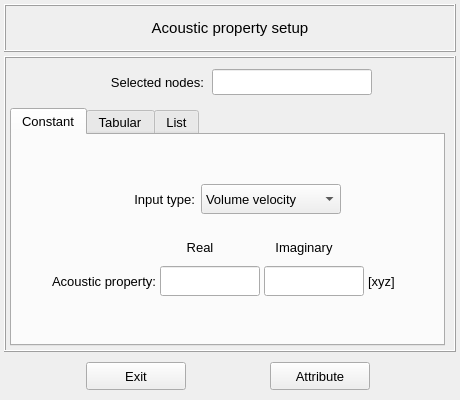
<?xml version="1.0" encoding="UTF-8"?>
<ui version="4.0">
 <class>Dialog</class>
 <widget class="QDialog" name="Dialog">
  <property name="windowModality">
   <enum>Qt::WindowModality::WindowModal</enum>
  </property>
  <property name="geometry">
   <rect>
    <x>0</x>
    <y>0</y>
    <width>460</width>
    <height>400</height>
   </rect>
  </property>
  <property name="sizePolicy">
   <sizepolicy hsizetype="Fixed" vsizetype="Fixed">
    <horstretch>0</horstretch>
    <verstretch>0</verstretch>
   </sizepolicy>
  </property>
  <property name="minimumSize">
   <size>
    <width>460</width>
    <height>400</height>
   </size>
  </property>
  <property name="maximumSize">
   <size>
    <width>460</width>
    <height>400</height>
   </size>
  </property>
  <property name="font">
   <font>
    <pointsize>11</pointsize>
    <bold>false</bold>
   </font>
  </property>
  <property name="contextMenuPolicy">
   <enum>Qt::ContextMenuPolicy::DefaultContextMenu</enum>
  </property>
  <property name="windowTitle">
   <string>Prescribe an acoustic pressure</string>
  </property>
  <property name="whatsThis">
   <string/>
  </property>
  <layout class="QGridLayout" name="gridLayout_7">
   <property name="leftMargin">
    <number>4</number>
   </property>
   <property name="topMargin">
    <number>4</number>
   </property>
   <property name="rightMargin">
    <number>4</number>
   </property>
   <property name="bottomMargin">
    <number>4</number>
   </property>
   <property name="spacing">
    <number>4</number>
   </property>
   <item row="0" column="0">
    <widget class="QFrame" name="frame_title">
     <property name="minimumSize">
      <size>
       <width>0</width>
       <height>48</height>
      </size>
     </property>
     <property name="maximumSize">
      <size>
       <width>16777215</width>
       <height>48</height>
      </size>
     </property>
     <property name="frameShape">
      <enum>QFrame::Shape::Box</enum>
     </property>
     <property name="frameShadow">
      <enum>QFrame::Shadow::Raised</enum>
     </property>
     <property name="lineWidth">
      <number>1</number>
     </property>
     <layout class="QGridLayout" name="gridLayout_6">
      <item row="0" column="0">
       <widget class="QLabel" name="label_title">
        <property name="font">
         <font>
          <family>MS Shell Dlg 2</family>
          <pointsize>11</pointsize>
          <italic>false</italic>
          <bold>false</bold>
         </font>
        </property>
        <property name="text">
         <string>Acoustic property setup</string>
        </property>
        <property name="textFormat">
         <enum>Qt::TextFormat::AutoText</enum>
        </property>
        <property name="alignment">
         <set>Qt::AlignmentFlag::AlignCenter</set>
        </property>
       </widget>
      </item>
     </layout>
    </widget>
   </item>
   <item row="1" column="0">
    <widget class="QFrame" name="frame_main">
     <property name="minimumSize">
      <size>
       <width>0</width>
       <height>0</height>
      </size>
     </property>
     <property name="maximumSize">
      <size>
       <width>16777215</width>
       <height>480</height>
      </size>
     </property>
     <property name="frameShape">
      <enum>QFrame::Shape::Box</enum>
     </property>
     <property name="frameShadow">
      <enum>QFrame::Shadow::Raised</enum>
     </property>
     <layout class="QGridLayout" name="gridLayout_4">
      <property name="leftMargin">
       <number>4</number>
      </property>
      <property name="topMargin">
       <number>4</number>
      </property>
      <property name="bottomMargin">
       <number>4</number>
      </property>
      <property name="horizontalSpacing">
       <number>4</number>
      </property>
      <item row="0" column="0">
       <widget class="QFrame" name="frame_selection_id">
        <property name="minimumSize">
         <size>
          <width>360</width>
          <height>40</height>
         </size>
        </property>
        <property name="maximumSize">
         <size>
          <width>16777215</width>
          <height>40</height>
         </size>
        </property>
        <property name="frameShape">
         <enum>QFrame::Shape::NoFrame</enum>
        </property>
        <property name="frameShadow">
         <enum>QFrame::Shadow::Raised</enum>
        </property>
        <layout class="QGridLayout" name="gridLayout_5">
         <property name="leftMargin">
          <number>2</number>
         </property>
         <property name="topMargin">
          <number>2</number>
         </property>
         <property name="rightMargin">
          <number>2</number>
         </property>
         <property name="bottomMargin">
          <number>2</number>
         </property>
         <property name="horizontalSpacing">
          <number>8</number>
         </property>
         <property name="verticalSpacing">
          <number>2</number>
         </property>
         <item row="0" column="0">
          <spacer name="horizontalSpacer_3">
           <property name="orientation">
            <enum>Qt::Orientation::Horizontal</enum>
           </property>
           <property name="sizeHint" stdset="0">
            <size>
             <width>40</width>
             <height>20</height>
            </size>
           </property>
          </spacer>
         </item>
         <item row="0" column="2">
          <widget class="QLineEdit" name="lineEdit_node_ids">
           <property name="minimumSize">
            <size>
             <width>160</width>
             <height>26</height>
            </size>
           </property>
           <property name="maximumSize">
            <size>
             <width>180</width>
             <height>26</height>
            </size>
           </property>
           <property name="font">
            <font>
             <family>MS Shell Dlg 2</family>
             <pointsize>10</pointsize>
             <italic>false</italic>
             <bold>false</bold>
            </font>
           </property>
           <property name="focusPolicy">
            <enum>Qt::FocusPolicy::ClickFocus</enum>
           </property>
           <property name="styleSheet">
            <string notr="true"/>
           </property>
           <property name="alignment">
            <set>Qt::AlignmentFlag::AlignCenter</set>
           </property>
          </widget>
         </item>
         <item row="0" column="1">
          <widget class="QLabel" name="label_2">
           <property name="minimumSize">
            <size>
             <width>120</width>
             <height>26</height>
            </size>
           </property>
           <property name="maximumSize">
            <size>
             <width>120</width>
             <height>26</height>
            </size>
           </property>
           <property name="font">
            <font>
             <family>MS Shell Dlg 2</family>
             <pointsize>10</pointsize>
             <italic>false</italic>
             <bold>false</bold>
            </font>
           </property>
           <property name="text">
            <string>Selected nodes:</string>
           </property>
           <property name="alignment">
            <set>Qt::AlignmentFlag::AlignRight|Qt::AlignmentFlag::AlignTrailing|Qt::AlignmentFlag::AlignVCenter</set>
           </property>
          </widget>
         </item>
         <item row="0" column="3">
          <spacer name="horizontalSpacer_4">
           <property name="orientation">
            <enum>Qt::Orientation::Horizontal</enum>
           </property>
           <property name="sizeHint" stdset="0">
            <size>
             <width>40</width>
             <height>20</height>
            </size>
           </property>
          </spacer>
         </item>
        </layout>
       </widget>
      </item>
      <item row="1" column="0">
       <widget class="QTabWidget" name="tabWidget_main">
        <property name="minimumSize">
         <size>
          <width>360</width>
          <height>0</height>
         </size>
        </property>
        <property name="maximumSize">
         <size>
          <width>440</width>
          <height>16777215</height>
         </size>
        </property>
        <property name="font">
         <font>
          <pointsize>10</pointsize>
          <bold>false</bold>
         </font>
        </property>
        <property name="currentIndex">
         <number>0</number>
        </property>
        <widget class="QWidget" name="tab_constant">
         <attribute name="title">
          <string>Constant</string>
         </attribute>
         <layout class="QGridLayout" name="gridLayout_12">
          <property name="leftMargin">
           <number>2</number>
          </property>
          <property name="topMargin">
           <number>2</number>
          </property>
          <property name="rightMargin">
           <number>2</number>
          </property>
          <property name="bottomMargin">
           <number>2</number>
          </property>
          <property name="spacing">
           <number>2</number>
          </property>
          <item row="2" column="0" colspan="2">
           <widget class="QFrame" name="frame_2">
            <property name="minimumSize">
             <size>
              <width>0</width>
              <height>60</height>
             </size>
            </property>
            <property name="frameShape">
             <enum>QFrame::Shape::NoFrame</enum>
            </property>
            <property name="frameShadow">
             <enum>QFrame::Shadow::Raised</enum>
            </property>
            <layout class="QGridLayout" name="gridLayout_2">
             <property name="leftMargin">
              <number>2</number>
             </property>
             <property name="rightMargin">
              <number>2</number>
             </property>
             <property name="horizontalSpacing">
              <number>4</number>
             </property>
             <item row="0" column="3">
              <widget class="QLabel" name="label_20">
               <property name="minimumSize">
                <size>
                 <width>80</width>
                 <height>26</height>
                </size>
               </property>
               <property name="maximumSize">
                <size>
                 <width>80</width>
                 <height>26</height>
                </size>
               </property>
               <property name="font">
                <font>
                 <family>MS Shell Dlg 2</family>
                 <pointsize>10</pointsize>
                 <italic>false</italic>
                 <bold>false</bold>
                </font>
               </property>
               <property name="text">
                <string>Imaginary</string>
               </property>
               <property name="alignment">
                <set>Qt::AlignmentFlag::AlignCenter</set>
               </property>
              </widget>
             </item>
             <item row="1" column="3">
              <widget class="QLineEdit" name="lineEdit_imag_value">
               <property name="minimumSize">
                <size>
                 <width>100</width>
                 <height>30</height>
                </size>
               </property>
               <property name="maximumSize">
                <size>
                 <width>120</width>
                 <height>30</height>
                </size>
               </property>
               <property name="font">
                <font>
                 <family>MS Shell Dlg 2</family>
                 <pointsize>10</pointsize>
                 <italic>false</italic>
                 <bold>false</bold>
                </font>
               </property>
               <property name="styleSheet">
                <string notr="true"/>
               </property>
               <property name="alignment">
                <set>Qt::AlignmentFlag::AlignCenter</set>
               </property>
              </widget>
             </item>
             <item row="1" column="1">
              <widget class="QLabel" name="label_property">
               <property name="minimumSize">
                <size>
                 <width>130</width>
                 <height>30</height>
                </size>
               </property>
               <property name="maximumSize">
                <size>
                 <width>140</width>
                 <height>30</height>
                </size>
               </property>
               <property name="font">
                <font>
                 <family>MS Shell Dlg 2</family>
                 <pointsize>10</pointsize>
                 <italic>false</italic>
                 <bold>false</bold>
                </font>
               </property>
               <property name="text">
                <string>Acoustic property:</string>
               </property>
               <property name="alignment">
                <set>Qt::AlignmentFlag::AlignRight|Qt::AlignmentFlag::AlignTrailing|Qt::AlignmentFlag::AlignVCenter</set>
               </property>
              </widget>
             </item>
             <item row="0" column="2">
              <widget class="QLabel" name="label_4">
               <property name="minimumSize">
                <size>
                 <width>80</width>
                 <height>26</height>
                </size>
               </property>
               <property name="maximumSize">
                <size>
                 <width>80</width>
                 <height>26</height>
                </size>
               </property>
               <property name="font">
                <font>
                 <family>MS Shell Dlg 2</family>
                 <pointsize>10</pointsize>
                 <italic>false</italic>
                 <bold>false</bold>
                </font>
               </property>
               <property name="text">
                <string>Real</string>
               </property>
               <property name="alignment">
                <set>Qt::AlignmentFlag::AlignCenter</set>
               </property>
              </widget>
             </item>
             <item row="1" column="2">
              <widget class="QLineEdit" name="lineEdit_real_value">
               <property name="minimumSize">
                <size>
                 <width>100</width>
                 <height>30</height>
                </size>
               </property>
               <property name="maximumSize">
                <size>
                 <width>120</width>
                 <height>30</height>
                </size>
               </property>
               <property name="font">
                <font>
                 <family>MS Shell Dlg 2</family>
                 <pointsize>10</pointsize>
                 <italic>false</italic>
                 <bold>false</bold>
                </font>
               </property>
               <property name="styleSheet">
                <string notr="true"/>
               </property>
               <property name="alignment">
                <set>Qt::AlignmentFlag::AlignCenter</set>
               </property>
              </widget>
             </item>
             <item row="1" column="5">
              <spacer name="horizontalSpacer_7">
               <property name="orientation">
                <enum>Qt::Orientation::Horizontal</enum>
               </property>
               <property name="sizeHint" stdset="0">
                <size>
                 <width>40</width>
                 <height>20</height>
                </size>
               </property>
              </spacer>
             </item>
             <item row="1" column="4">
              <widget class="QLabel" name="label_unit">
               <property name="minimumSize">
                <size>
                 <width>60</width>
                 <height>30</height>
                </size>
               </property>
               <property name="maximumSize">
                <size>
                 <width>60</width>
                 <height>30</height>
                </size>
               </property>
               <property name="font">
                <font>
                 <family>MS Shell Dlg 2</family>
                 <pointsize>10</pointsize>
                 <italic>false</italic>
                 <bold>false</bold>
                </font>
               </property>
               <property name="text">
                <string>[xyz]</string>
               </property>
               <property name="alignment">
                <set>Qt::AlignmentFlag::AlignLeading|Qt::AlignmentFlag::AlignLeft|Qt::AlignmentFlag::AlignVCenter</set>
               </property>
              </widget>
             </item>
             <item row="1" column="0">
              <spacer name="horizontalSpacer_8">
               <property name="orientation">
                <enum>Qt::Orientation::Horizontal</enum>
               </property>
               <property name="sizeHint" stdset="0">
                <size>
                 <width>40</width>
                 <height>20</height>
                </size>
               </property>
              </spacer>
             </item>
            </layout>
           </widget>
          </item>
          <item row="3" column="0" colspan="2">
           <spacer name="verticalSpacer">
            <property name="orientation">
             <enum>Qt::Orientation::Vertical</enum>
            </property>
            <property name="sizeHint" stdset="0">
             <size>
              <width>20</width>
              <height>40</height>
             </size>
            </property>
           </spacer>
          </item>
          <item row="1" column="0" colspan="2">
           <widget class="QFrame" name="frame_advanced_controls">
            <property name="minimumSize">
             <size>
              <width>0</width>
              <height>48</height>
             </size>
            </property>
            <property name="frameShape">
             <enum>QFrame::Shape::NoFrame</enum>
            </property>
            <property name="frameShadow">
             <enum>QFrame::Shadow::Raised</enum>
            </property>
            <layout class="QGridLayout" name="gridLayout_3">
             <item row="0" column="1">
              <widget class="QLabel" name="label_input_type">
               <property name="minimumSize">
                <size>
                 <width>80</width>
                 <height>30</height>
                </size>
               </property>
               <property name="maximumSize">
                <size>
                 <width>140</width>
                 <height>30</height>
                </size>
               </property>
               <property name="font">
                <font>
                 <family>MS Shell Dlg 2</family>
                 <pointsize>10</pointsize>
                 <italic>false</italic>
                 <bold>false</bold>
                </font>
               </property>
               <property name="text">
                <string>Input type:</string>
               </property>
               <property name="alignment">
                <set>Qt::AlignmentFlag::AlignRight|Qt::AlignmentFlag::AlignTrailing|Qt::AlignmentFlag::AlignVCenter</set>
               </property>
              </widget>
             </item>
             <item row="0" column="0">
              <spacer name="horizontalSpacer_5">
               <property name="orientation">
                <enum>Qt::Orientation::Horizontal</enum>
               </property>
               <property name="sizeHint" stdset="0">
                <size>
                 <width>40</width>
                 <height>20</height>
                </size>
               </property>
              </spacer>
             </item>
             <item row="0" column="2">
              <widget class="QComboBox" name="comboBox_input_type">
               <property name="minimumSize">
                <size>
                 <width>140</width>
                 <height>30</height>
                </size>
               </property>
               <property name="maximumSize">
                <size>
                 <width>16777215</width>
                 <height>30</height>
                </size>
               </property>
               <item>
                <property name="text">
                 <string>Volume velocity</string>
                </property>
               </item>
               <item>
                <property name="text">
                 <string>Surface velocity</string>
                </property>
               </item>
              </widget>
             </item>
             <item row="0" column="3">
              <spacer name="horizontalSpacer_6">
               <property name="orientation">
                <enum>Qt::Orientation::Horizontal</enum>
               </property>
               <property name="sizeHint" stdset="0">
                <size>
                 <width>40</width>
                 <height>20</height>
                </size>
               </property>
              </spacer>
             </item>
            </layout>
           </widget>
          </item>
          <item row="0" column="0" colspan="2">
           <spacer name="verticalSpacer_2">
            <property name="orientation">
             <enum>Qt::Orientation::Vertical</enum>
            </property>
            <property name="sizeHint" stdset="0">
             <size>
              <width>20</width>
              <height>40</height>
             </size>
            </property>
           </spacer>
          </item>
         </layout>
        </widget>
        <widget class="QWidget" name="tab_tabular">
         <attribute name="title">
          <string>Tabular</string>
         </attribute>
         <layout class="QGridLayout" name="gridLayout">
          <property name="leftMargin">
           <number>4</number>
          </property>
          <property name="topMargin">
           <number>4</number>
          </property>
          <property name="rightMargin">
           <number>4</number>
          </property>
          <property name="bottomMargin">
           <number>4</number>
          </property>
          <item row="0" column="0">
           <widget class="QFrame" name="frame">
            <property name="frameShape">
             <enum>QFrame::Shape::NoFrame</enum>
            </property>
            <property name="frameShadow">
             <enum>QFrame::Shadow::Raised</enum>
            </property>
            <layout class="QGridLayout" name="gridLayout_10">
             <property name="leftMargin">
              <number>0</number>
             </property>
             <property name="topMargin">
              <number>0</number>
             </property>
             <property name="rightMargin">
              <number>0</number>
             </property>
             <property name="bottomMargin">
              <number>0</number>
             </property>
             <item row="0" column="2">
              <widget class="QPushButton" name="pushButton_search">
               <property name="enabled">
                <bool>true</bool>
               </property>
               <property name="sizePolicy">
                <sizepolicy hsizetype="Expanding" vsizetype="Fixed">
                 <horstretch>0</horstretch>
                 <verstretch>0</verstretch>
                </sizepolicy>
               </property>
               <property name="minimumSize">
                <size>
                 <width>62</width>
                 <height>26</height>
                </size>
               </property>
               <property name="maximumSize">
                <size>
                 <width>62</width>
                 <height>26</height>
                </size>
               </property>
               <property name="font">
                <font>
                 <family>MS Shell Dlg 2</family>
                 <pointsize>10</pointsize>
                 <italic>false</italic>
                 <bold>false</bold>
                </font>
               </property>
               <property name="styleSheet">
                <string notr="true"/>
               </property>
               <property name="text">
                <string>Search</string>
               </property>
              </widget>
             </item>
             <item row="0" column="1">
              <widget class="QLineEdit" name="lineEdit_table_path">
               <property name="enabled">
                <bool>true</bool>
               </property>
               <property name="minimumSize">
                <size>
                 <width>320</width>
                 <height>26</height>
                </size>
               </property>
               <property name="maximumSize">
                <size>
                 <width>320</width>
                 <height>26</height>
                </size>
               </property>
               <property name="font">
                <font>
                 <pointsize>9</pointsize>
                 <bold>false</bold>
                </font>
               </property>
               <property name="styleSheet">
                <string notr="true"/>
               </property>
               <property name="alignment">
                <set>Qt::AlignmentFlag::AlignCenter</set>
               </property>
               <property name="clearButtonEnabled">
                <bool>true</bool>
               </property>
              </widget>
             </item>
             <item row="0" column="0">
              <spacer name="horizontalSpacer">
               <property name="orientation">
                <enum>Qt::Orientation::Horizontal</enum>
               </property>
               <property name="sizeHint" stdset="0">
                <size>
                 <width>40</width>
                 <height>20</height>
                </size>
               </property>
              </spacer>
             </item>
             <item row="0" column="3">
              <spacer name="horizontalSpacer_2">
               <property name="orientation">
                <enum>Qt::Orientation::Horizontal</enum>
               </property>
               <property name="sizeHint" stdset="0">
                <size>
                 <width>40</width>
                 <height>20</height>
                </size>
               </property>
              </spacer>
             </item>
            </layout>
           </widget>
          </item>
         </layout>
        </widget>
        <widget class="QWidget" name="tab_remove">
         <attribute name="title">
          <string>List</string>
         </attribute>
         <layout class="QGridLayout" name="gridLayout_9">
          <property name="leftMargin">
           <number>8</number>
          </property>
          <property name="topMargin">
           <number>8</number>
          </property>
          <property name="rightMargin">
           <number>8</number>
          </property>
          <property name="bottomMargin">
           <number>4</number>
          </property>
          <property name="spacing">
           <number>2</number>
          </property>
          <item row="0" column="0">
           <widget class="QTreeWidget" name="treeWidget_nodal_info">
            <property name="minimumSize">
             <size>
              <width>320</width>
              <height>0</height>
             </size>
            </property>
            <property name="maximumSize">
             <size>
              <width>600</width>
              <height>200</height>
             </size>
            </property>
            <property name="font">
             <font>
              <family>MS Shell Dlg 2</family>
              <pointsize>10</pointsize>
              <italic>false</italic>
              <bold>false</bold>
             </font>
            </property>
            <property name="toolTip">
             <string>&lt;html&gt;&lt;head/&gt;&lt;body&gt;&lt;p&gt;Select a listed item to remove the acoustic boundary condition from the model.&lt;/p&gt;&lt;/body&gt;&lt;/html&gt;</string>
            </property>
            <property name="indentation">
             <number>1</number>
            </property>
            <property name="headerHidden">
             <bool>false</bool>
            </property>
            <attribute name="headerHighlightSections">
             <bool>false</bool>
            </attribute>
            <attribute name="headerShowSortIndicator" stdset="0">
             <bool>false</bool>
            </attribute>
            <attribute name="headerStretchLastSection">
             <bool>true</bool>
            </attribute>
            <column>
             <property name="text">
              <string>Nodes</string>
             </property>
             <property name="textAlignment">
              <set>AlignCenter</set>
             </property>
            </column>
            <column>
             <property name="text">
              <string>Assignment type</string>
             </property>
             <property name="textAlignment">
              <set>AlignCenter</set>
             </property>
            </column>
           </widget>
          </item>
          <item row="1" column="0">
           <widget class="QFrame" name="frame_buttons_remove">
            <property name="minimumSize">
             <size>
              <width>320</width>
              <height>48</height>
             </size>
            </property>
            <property name="maximumSize">
             <size>
              <width>1000</width>
              <height>48</height>
             </size>
            </property>
            <property name="frameShape">
             <enum>QFrame::Shape::NoFrame</enum>
            </property>
            <property name="frameShadow">
             <enum>QFrame::Shadow::Raised</enum>
            </property>
            <layout class="QGridLayout" name="gridLayout_8">
             <property name="leftMargin">
              <number>4</number>
             </property>
             <property name="topMargin">
              <number>4</number>
             </property>
             <property name="rightMargin">
              <number>4</number>
             </property>
             <property name="bottomMargin">
              <number>4</number>
             </property>
             <property name="horizontalSpacing">
              <number>4</number>
             </property>
             <item row="0" column="0">
              <widget class="QPushButton" name="pushButton_reset">
               <property name="minimumSize">
                <size>
                 <width>100</width>
                 <height>28</height>
                </size>
               </property>
               <property name="maximumSize">
                <size>
                 <width>100</width>
                 <height>28</height>
                </size>
               </property>
               <property name="font">
                <font>
                 <family>MS Shell Dlg 2</family>
                 <pointsize>10</pointsize>
                 <italic>false</italic>
                 <bold>false</bold>
                </font>
               </property>
               <property name="styleSheet">
                <string notr="true"/>
               </property>
               <property name="text">
                <string>Reset</string>
               </property>
               <property name="autoDefault">
                <bool>false</bool>
               </property>
              </widget>
             </item>
             <item row="0" column="1">
              <widget class="QPushButton" name="pushButton_remove">
               <property name="minimumSize">
                <size>
                 <width>100</width>
                 <height>28</height>
                </size>
               </property>
               <property name="maximumSize">
                <size>
                 <width>100</width>
                 <height>28</height>
                </size>
               </property>
               <property name="font">
                <font>
                 <family>MS Shell Dlg 2</family>
                 <pointsize>10</pointsize>
                 <italic>false</italic>
                 <bold>false</bold>
                </font>
               </property>
               <property name="styleSheet">
                <string notr="true"/>
               </property>
               <property name="text">
                <string>Remove</string>
               </property>
               <property name="autoDefault">
                <bool>false</bool>
               </property>
               <property name="status" stdset="0">
                <string>danger</string>
               </property>
              </widget>
             </item>
            </layout>
           </widget>
          </item>
         </layout>
        </widget>
       </widget>
      </item>
     </layout>
    </widget>
   </item>
   <item row="2" column="0">
    <widget class="QFrame" name="frame_7">
     <property name="minimumSize">
      <size>
       <width>0</width>
       <height>40</height>
      </size>
     </property>
     <property name="maximumSize">
      <size>
       <width>16777215</width>
       <height>40</height>
      </size>
     </property>
     <property name="frameShape">
      <enum>QFrame::Shape::NoFrame</enum>
     </property>
     <property name="frameShadow">
      <enum>QFrame::Shadow::Raised</enum>
     </property>
     <layout class="QGridLayout" name="gridLayout_11">
      <property name="leftMargin">
       <number>2</number>
      </property>
      <property name="topMargin">
       <number>2</number>
      </property>
      <property name="rightMargin">
       <number>4</number>
      </property>
      <property name="bottomMargin">
       <number>2</number>
      </property>
      <property name="spacing">
       <number>4</number>
      </property>
      <item row="0" column="1">
       <widget class="QPushButton" name="pushButton_attribute">
        <property name="minimumSize">
         <size>
          <width>100</width>
          <height>28</height>
         </size>
        </property>
        <property name="maximumSize">
         <size>
          <width>100</width>
          <height>28</height>
         </size>
        </property>
        <property name="font">
         <font>
          <family>MS Shell Dlg 2</family>
          <pointsize>10</pointsize>
          <italic>false</italic>
          <bold>false</bold>
         </font>
        </property>
        <property name="styleSheet">
         <string notr="true"/>
        </property>
        <property name="text">
         <string>Attribute</string>
        </property>
        <property name="autoDefault">
         <bool>false</bool>
        </property>
        <property name="default">
         <bool>false</bool>
        </property>
       </widget>
      </item>
      <item row="0" column="0">
       <widget class="QPushButton" name="pushButton_exit">
        <property name="minimumSize">
         <size>
          <width>100</width>
          <height>28</height>
         </size>
        </property>
        <property name="maximumSize">
         <size>
          <width>100</width>
          <height>28</height>
         </size>
        </property>
        <property name="font">
         <font>
          <family>MS Shell Dlg 2</family>
          <pointsize>10</pointsize>
          <italic>false</italic>
          <bold>false</bold>
         </font>
        </property>
        <property name="styleSheet">
         <string notr="true"/>
        </property>
        <property name="text">
         <string>Exit</string>
        </property>
        <property name="autoDefault">
         <bool>false</bool>
        </property>
       </widget>
      </item>
     </layout>
    </widget>
   </item>
  </layout>
 </widget>
 <tabstops>
  <tabstop>tabWidget_main</tabstop>
  <tabstop>pushButton_exit</tabstop>
  <tabstop>pushButton_attribute</tabstop>
  <tabstop>treeWidget_nodal_info</tabstop>
  <tabstop>pushButton_reset</tabstop>
  <tabstop>pushButton_remove</tabstop>
  <tabstop>lineEdit_table_path</tabstop>
  <tabstop>pushButton_search</tabstop>
 </tabstops>
 <resources>
  <include location="../../../../icons/resources.qrc"/>
 </resources>
 <connections/>
</ui>
